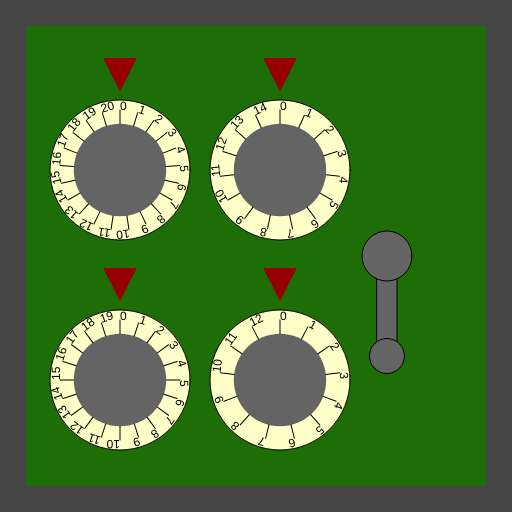
Frame 1 (no input)
Frame 60 (no input): identical to frame 1, image omitted
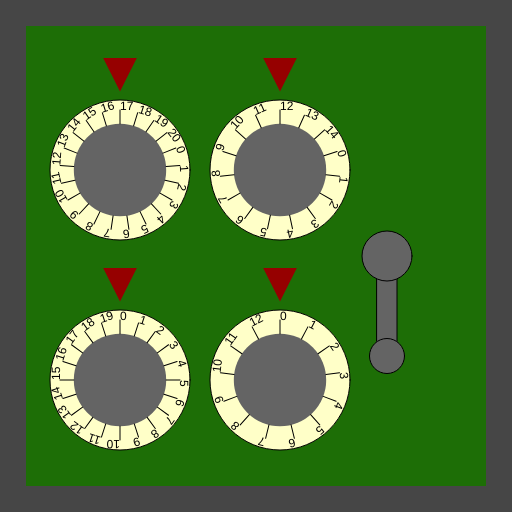
Frame 120 (the mouse pressed at the canvas centre since frame 60)

The p5.js sketch that drew these frames (run headless with seeded random() and noise() and a simulated clock; from frame 60 on, the mouse is pressed at the canvas centre):

// p5.js sketch
// ── sketch.js
/*

CaseNum: 303-2

Case 303 - The Case of the Crooked Attorney
Stage 3 - The Gates Bank

I’ve made an appointment for you at the Gates Bank to retrieve your safe deposit box from the vault.
Actually you will break into Torvalds’ one.

Crack the safe by doing the following:

	Whilst the mouse is moving:
	- Make hidden_storage_code_0 equal to the value of mouseX
	- Use the 'min' function to prevent hidden_storage_code_0 from going above 17

	When the mouse button is released:
	- Increment hidden_storage_code_1 by 2
	- Use the 'constrain' function to prevent hidden_storage_code_1 from falling below 3 and going above 16

	When the mouse button is pressed:
	- Make hidden_storage_code_2 equal to the value of mouseX
	- Use the 'min' function to prevent hidden_storage_code_2 from going above 12

	When any key is pressed:
	- Increment hidden_storage_code_3 by 3
	- Use the 'constrain' function to prevent hidden_storage_code_3 from falling below 1 and going above 9

	Whilst the mouse is being dragged:
	- Make hidden_storage_code_4 equal to the value of mouseX
	- Use the 'constrain' function to prevent hidden_storage_code_4 from falling below 9 and going above 77



This time you'll need to create the relevant event handlers yourself.

There are many possible ways of investigating this case, but you
should use ONLY the following commands:

	- The assignment operator aka. the equals sign !
	- mouseX, mouseY
	- Incrementing +=
	- Decrementing -=
	- min, max
	- constrain

*/

//declare the variables

var hidden_storage_code_0;
var hidden_storage_code_1;
var hidden_storage_code_2;
var hidden_storage_code_3;
var hidden_storage_code_4;


function preload()
{
	//IMAGES WILL BE LOADED HERE

}

function setup()
{
	createCanvas(512,512);

	//initialise the variables
	hidden_storage_code_0 = 0;
	hidden_storage_code_1 = 0;
	hidden_storage_code_2 = 0;
	hidden_storage_code_3 = 0;
	hidden_storage_code_4 = 0;

}

///////////////////EVENT HANDLERS///////////////////

//Create event handlers here to open the safe ...
function mouseMoved()
{
	hidden_storage_code_0 = mouseX
	hidden_storage_code_0 = min( hidden_storage_code_0,17 )
}

function mouseReleased()
{
	hidden_storage_code_1 += 2
	hidden_storage_code_1 = constrain(hidden_storage_code_1, 3, 16)
}

function mousePressed()
{
	hidden_storage_code_2 = mouseX
	hidden_storage_code_2 = min( hidden_storage_code_2,12 )
}

function keyPressed()
{
	hidden_storage_code_3 += 3
	hidden_storage_code_3 = constrain(hidden_storage_code_3, 1, 9)
}

function mouseDragged()
{
	hidden_storage_code_4 = mouseX
	hidden_storage_code_4 = constrain(hidden_storage_code_4, 9, 77)
}


///////////////DO NOT CHANGE CODE BELOW THIS POINT///////////////////

function draw()
{

	//Draw the safe door
	background(70);
	noStroke();
	fill(29,110,6);
	rect(26,26,width-52,width-52);

	//Draw the combination dials
	push();
	translate(120,170);
	drawDial(140,hidden_storage_code_0, 21);
	pop();

	push();
	translate(120,380);
	drawDial(140,hidden_storage_code_1, 20);
	pop();

	push();
	translate(280,170);
	drawDial(140,hidden_storage_code_2, 15);
	pop();

	push();
	translate(280,380);
	drawDial(140,hidden_storage_code_3, 13);
	pop();

	//Draw the lever
	push();
	translate(width - 125,256);
	drawLever(hidden_storage_code_4);
	pop();


}

function drawDial(diameter,num,maxNum)
{
	//the combination lock

	var r = diameter * 0.5;
	var p = r * 0.6;

	stroke(0);
	fill(255,255,200);
	ellipse(0,0,diameter,diameter);
	fill(100);
	noStroke();
	ellipse(0,0,diameter*0.66,diameter*0.66);
	fill(150,0,0);
	triangle(
		-p * 0.4,-r-p,
		p * 0.4,-r-p,
		0,-r-p/5
	);

	noStroke();

	push();
	var inc = 360/maxNum;

	rotate(radians(-num * inc));
	for(var i = 0; i < maxNum; i++)
	{
		push();
		rotate(radians(i * inc));
		stroke(0);
		line(0,-r*0.66,0,-(r-10));
		noStroke();
		fill(0);
		text(i,0,-(r-10));
		pop();
	}

	pop();
}

function drawLever(rot)
{
	push();
	rotate(radians(-rot))
	stroke(0);
	fill(100);
	rect(-10,0,20,100);
	ellipse(0,0,50,50);
	ellipse(0,100,35,35);
	pop();
}
